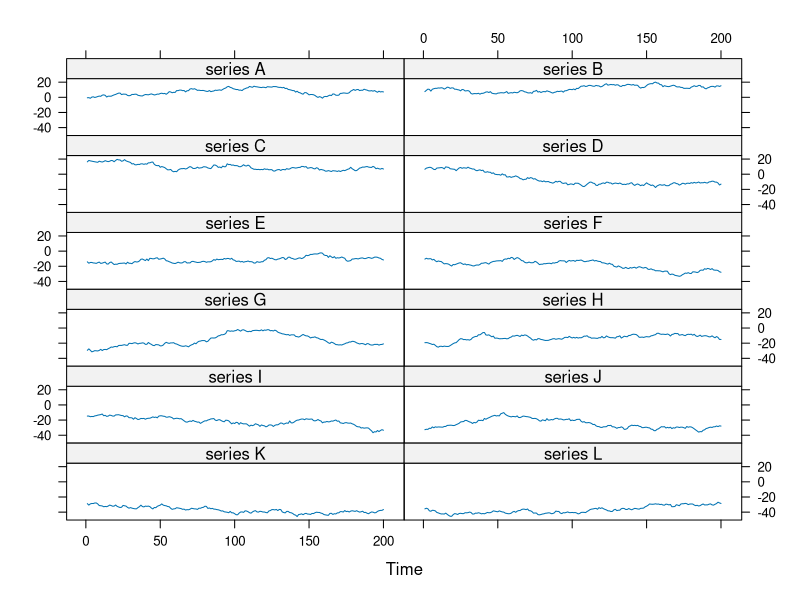
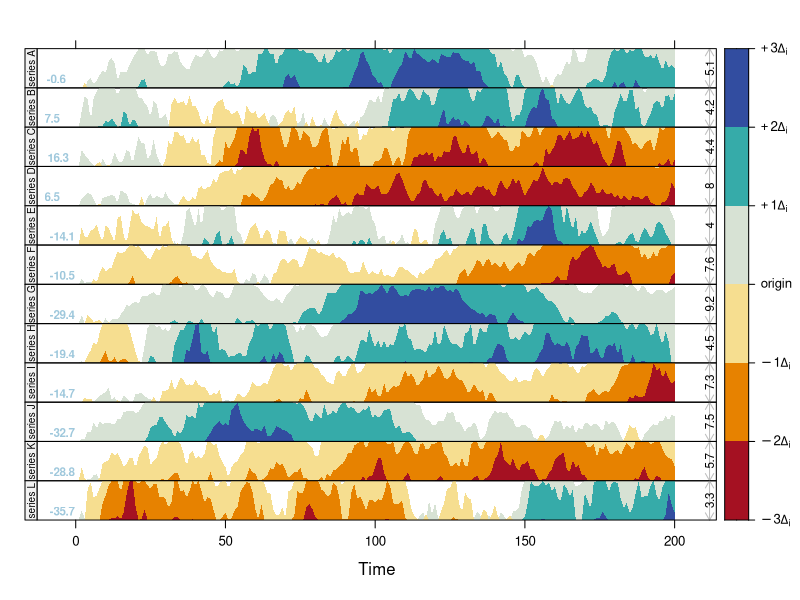
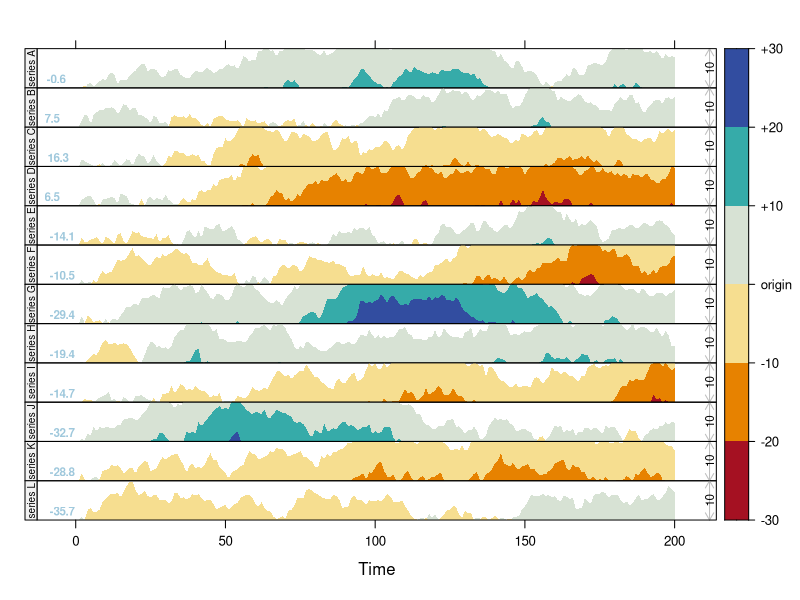
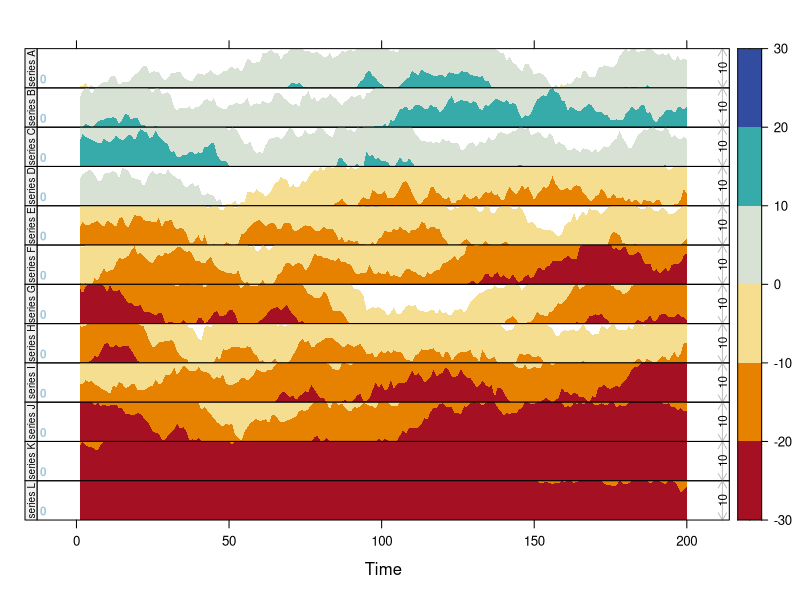
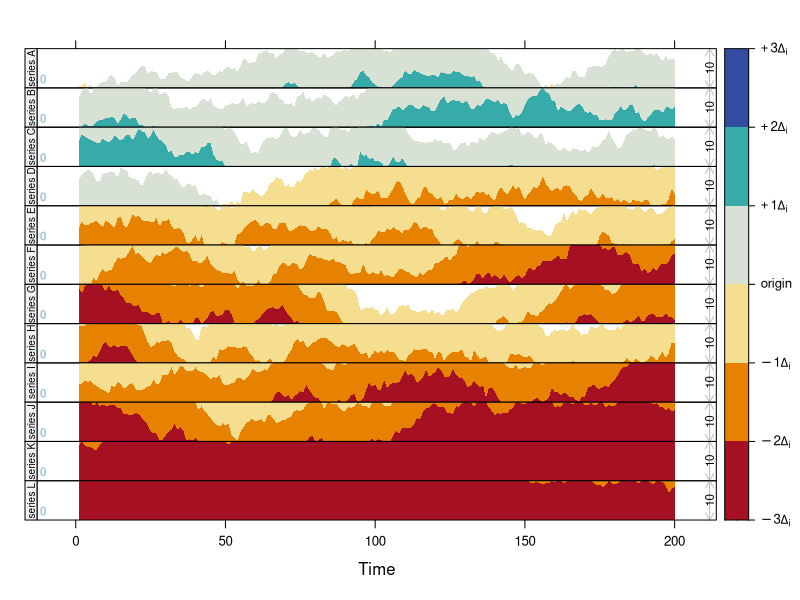
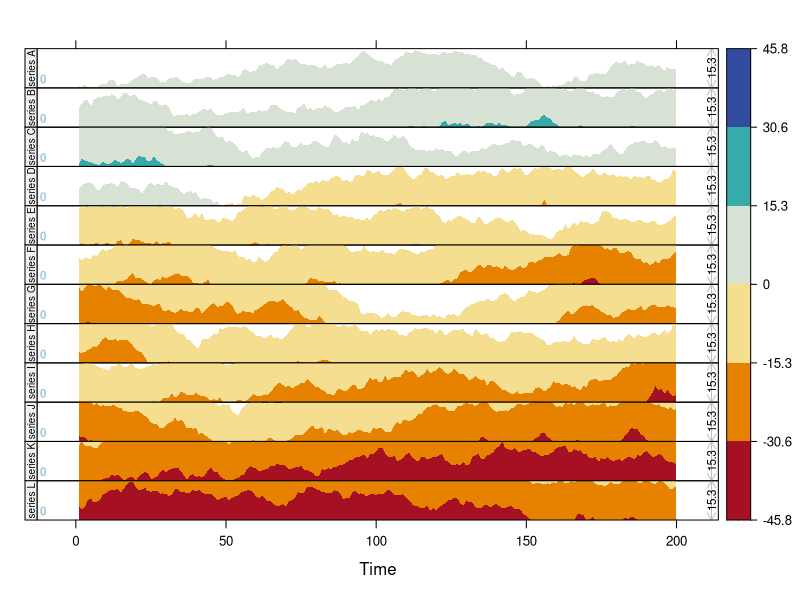
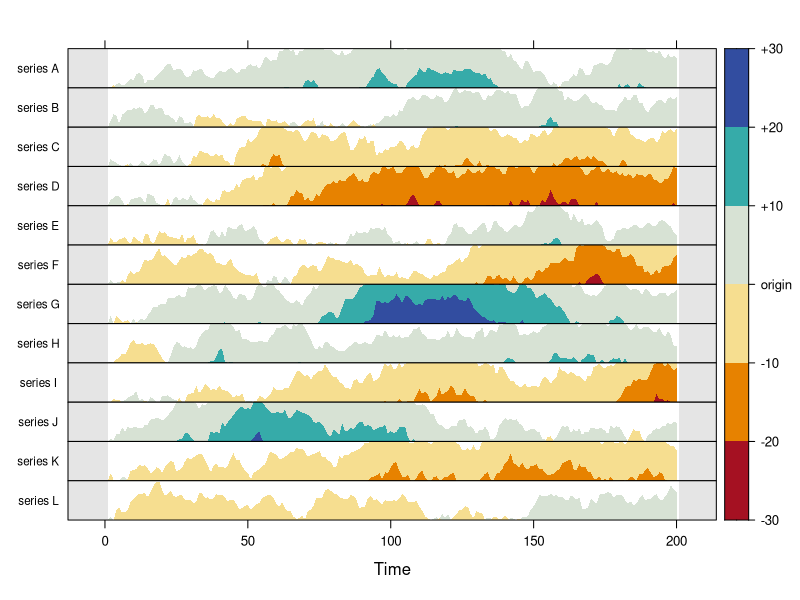
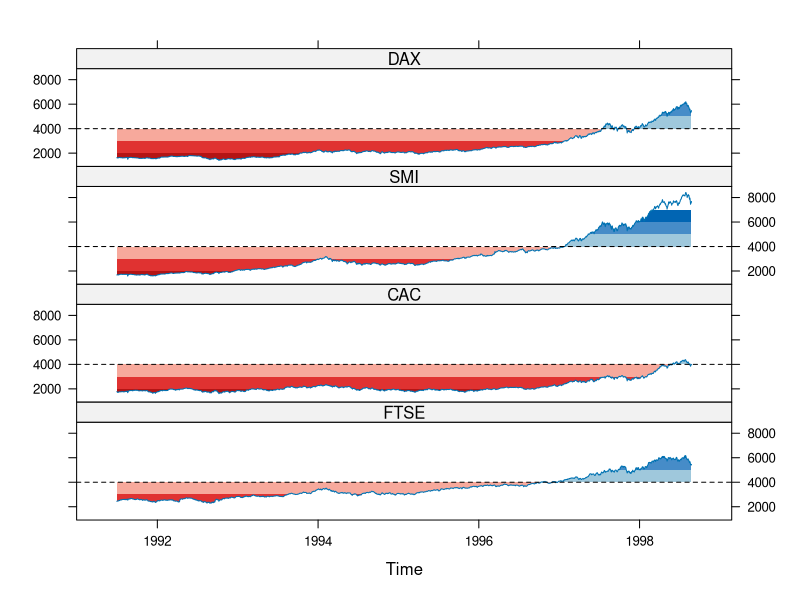

Generate these figures, in order, with R:
library(latticeExtra)


### Name: horizonplot
### Title: Plot many time series in parallel
### Aliases: horizonplot horizonplot.default panel.horizonplot
###   prepanel.horizonplot
### Keywords: hplot ts

### ** Examples

## generate a random time series object with 12 columns
set.seed(1)
dat <- ts(matrix(cumsum(rnorm(200 * 12)), ncol = 12))
colnames(dat) <- paste("series", LETTERS[1:12])

## show simple line plot first, for reference.
xyplot(dat, scales = list(y = "same"))

## these layers show scale and origin in each panel...
infolayers <-
  layer(panel.scaleArrow(x = 0.99, digits = 1, col = "grey",
                         srt = 90, cex = 0.7)) +
  layer(lim <- current.panel.limits(),
    panel.text(lim$x[1], lim$y[1], round(lim$y[1],1), font = 2,
        cex = 0.7, adj = c(-0.5,-0.5), col = "#9FC8DC"))

## Case 1: each panel has a different origin and scale:
## ('origin' default is the first data value in each series).
horizonplot(dat, layout = c(1,12), colorkey = TRUE) +
  infolayers
 
## Case 2: fixed scale but different origin (baseline):
## (similar in concept to scales = "sliced")
horizonplot(dat, layout = c(1,12), horizonscale = 10, colorkey = TRUE) +
  infolayers

## Case 3: fixed scale and constant origin (all same scales):
horizonplot(dat, layout = c(1,12), origin = 0, horizonscale = 10, colorkey = TRUE) +
  infolayers

## same effect using ylim (but colorkey does not know limits):
horizonplot(dat, layout = c(1,12), ylim = c(0, 10), colorkey = TRUE) +
  infolayers

## same scales with full coverage of color scale:
horizonplot(dat, layout = c(1,12), origin = 0,
            scales = list(y = list(relation = "same")),
            colorkey = TRUE, colorkey.digits = 1) +
  infolayers


## use ylab rather than strip.left, for readability.
## also shade any times with missing data values.
horizonplot(dat, horizonscale = 10, colorkey = TRUE,
            layout = c(1,12), strip.left = FALSE,
            ylab = list(rev(colnames(dat)), rot = 0, cex = 0.7)) +
  layer_(panel.fill(col = "gray90"), panel.xblocks(..., col = "white"))


## illustration of the cut points used in the following plot
xyplot(EuStockMarkets, scales = list(y = "same"),
  panel = function(x, y, ...) {
    col <-
    c("#B41414","#E03231","#F7A99C","#9FC8DC","#468CC8","#0165B3")
    for (i in c(-3:-1, 2:0)) {
      if (i >= 0)
        yi <- pmax(4000, pmin(y, 4000 + 1000 * (i+1)))
      if (i < 0)
        yi <- pmin(4000, pmax(y, 4000 + 1000 * i))
      panel.xyarea(x, yi, origin = 4000,
        col = col[i+4], border = NA)
    }
    panel.lines(x, y)
    panel.abline(h = 4000, lty = 2)
  })

## compare with previous plot
horizonplot(EuStockMarkets, colorkey = TRUE,
            origin = 4000, horizonscale = 1000) +
  infolayers

## a cut-and-stack plot; use constant y scales!
horizonplot(sunspots, cut = list(n = 23, overlap = 0),
  scales = list(draw = FALSE, y = list(relation = "same")),
  origin = 100, colorkey = TRUE,
  strip.left = FALSE, layout = c(1,23)) +
layer(grid::grid.text(round(x[1]), x = 0, just = "left"))
